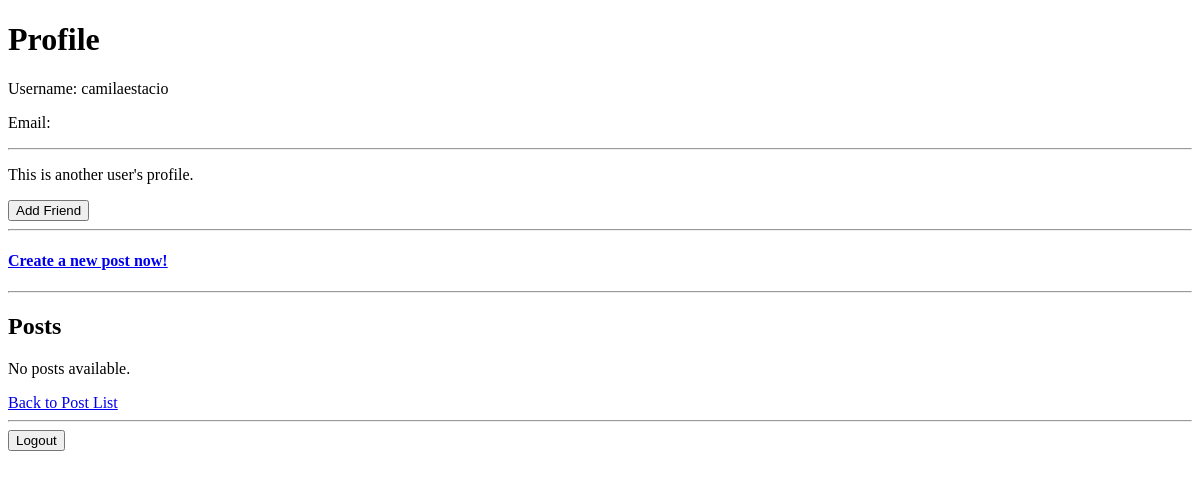
Page /user/profile/2/ (signed in) on the earlier database version.
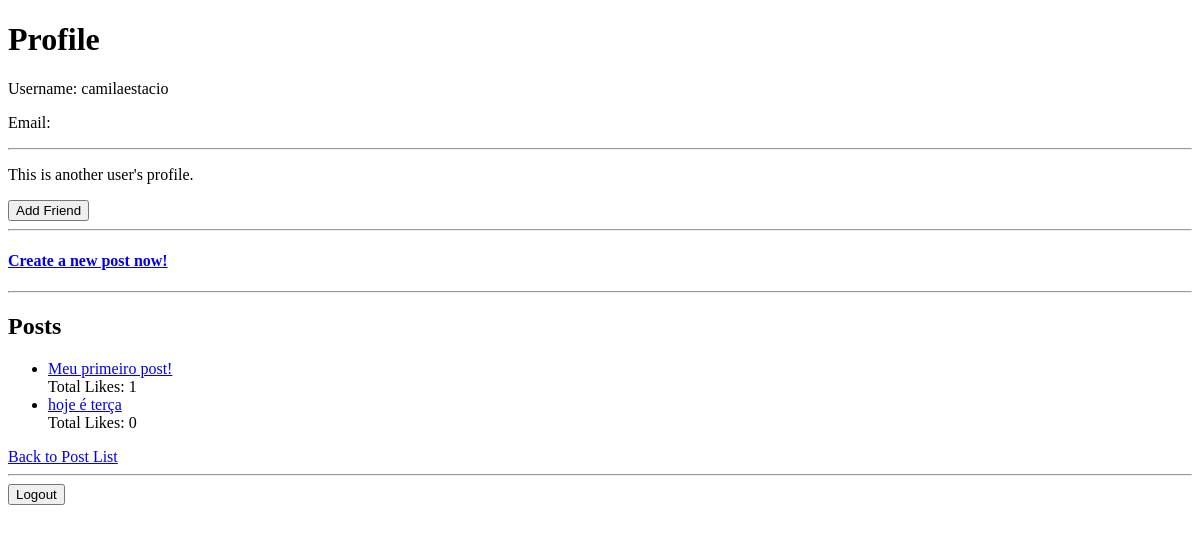
Same page on the later database version.
### blog/models.py (models this page shows, shortened)
class Post(models.Model):
    title = models.CharField(max_length=200)
    content = models.TextField()
    author = models.ForeignKey(User, on_delete=models.CASCADE)
    created_at = models.DateTimeField(auto_now_add=True)
    published = models.BooleanField(default=False)
    likes = models.ManyToManyField(User, related_name='liked_posts', blank=True)
    def total_likes(self):
        return self.likes.count()

### user/views.py (the view)
# urls.py: path('profile/<int:pk>/', views.profile, name='profile'),
@login_required
def profile(request, pk):
    posts = Post.objects.filter(author_id=pk)
    user =  User.objects.get(id=pk)
    friendship = Friendship.objects.filter(from_user=request.user, to_user=user).exists()
    if user != request.user:
        different_user = True
    else:
        different_user = False
    print(friendship)
    print(different_user)
    return render(request, 'profile.html', {'posts': posts,
                                            'user': user, 'different_user': different_user,
                                            'friendship': friendship})

### user/templates/profile.html (shortened to what this page needs)
<!DOCTYPE html>
<html lang="en">
<head>
</head>
<body>
    <h1>Profile</h1>
    <p>Username: {{ user.username }}</p>
    <p>Email: {{ user.email }}</p>
    <hr>
    {% if different_user %}
        <p>This is another user's profile.</p>
        {% if friendship %}
            <form action="{% url 'remove_friend' user.id %}" method="post">
                {% csrf_token %}
                <button type="submit"> Remove Friend </button>
            </form>
        {% else %}
            <form action="{% url 'add_friend' user.id %}" method="post">
                <button type="submit"> Add Friend </button>
            </form>
        {% endif %}
    {% else %}
        <p>This is your profile.</p>
    {% endif %}
    <hr>
    <h4> <a href="{% url 'post_create' %}"> Create a new post now! </a> </h4>
    <hr>
    <h2>Posts</h2>
    {% if posts %}
        <ul>
            {% for post in posts %}
                <li><a href="{% url 'post_detail' pk=post.pk %}">{{ post.title }}</a></li>
                Total Likes: {{ post.total_likes }}
            {% endfor %}
        </ul>
    {% else %}
        <p>No posts available.</p>
    {% endif %}
    <a href="{% url 'posts_list' %}">Back to Post List</a>
    <hr>
    <form action="{% url 'logout' %}" method="post">
        <button type="submit">Logout</button>
    </form>

Differences in the rows shown:
added Post: title "Meu primeiro post!", total_likes "1"
added Post: title "hoje é terça", total_likes "0"
Other differences:
text no longer shown: "No posts available."
